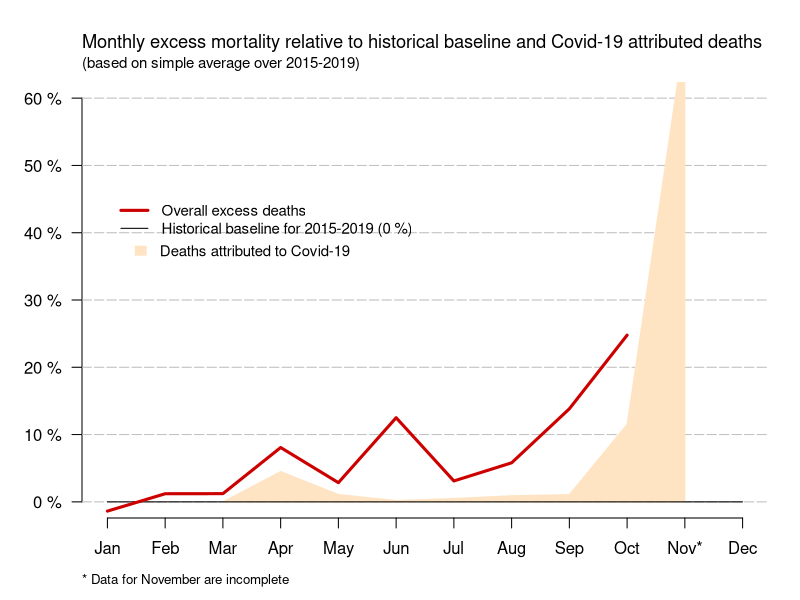

Generate this figure with R:
###############################################################################
# preliminaries
###############################################################################
library(readr)
library(tidyr)
library(dplyr)
library(lubridate) 

###############################################################################
#### import data ##############################################################
###############################################################################

# # uncomment to download
# # sledilnik = NIJZ daily death data from region table tb5
# download.file(paste0("https://raw.githubusercontent.com/",
#                      "sledilnik/data/master/csv/monthly_deaths_slovenia.csv"),
#               "data/monthly_deaths_slovenia.csv")
#
# # sledinlnik = gov data + NIJZ daily entry data
# download.file(paste0("https://raw.githubusercontent.com/",
#                      "sledilnik/data/master/csv/stats.csv"),
#               "data/stats.csv")

# import data
sledilnik <- read_csv("data/stats.csv")

surs <- read_csv("data/monthly_deaths_slovenia.csv")

###############################################################################
# clean and join data
sledilnik %>% 
  select(date, state.deceased.todate) %>% 
  mutate(covid.deaths = diff(c(0, state.deceased.todate))) %>% 
  mutate(month = as.numeric(format(date, "%m"))) %>%
  group_by(month) %>%
  summarise(covid.deaths = sum(covid.deaths)) -> covid

st <- as.Date("2020-02-01")
en <- as.Date("2020-11-01")
t <-days_in_month(seq(st, en, by = "1 month"))

# normalize to daily
covid %>% 
  dplyr::mutate(daily  = covid.deaths / t ) -> covid

st <- as.Date("1977-01-01")
en <- as.Date("2020-10-01")
t <-days_in_month(seq(st, en, by = "1 month"))

surs %>% 
  dplyr::mutate(month = as.numeric(month),
                daily  = deceased / t ) %>% 
  select(-deceased) %>% 
  spread(year, daily) %>% 
  select(month, `2015`:`2020`) %>% 
  mutate(mean = rowMeans(.[,2:6]))   -> df.5

# join and calculate perncent excess 
left_join(df.5, covid)  %>% 
  mutate(excess = (`2020` / mean - 1 ) * 100,
         covid = (daily / mean) * 100) -> df
  
  
###############################################################################
## plot 
###############################################################################
# inspiration: https://www.economist.com/graphic-detail/2020/07/15/tracking-covid-19-excess-deaths-across-countries
# https://github.com/TheEconomist/covid-19-excess-deaths-tracker

png(filename="figures/ecxcess-15-19-baseline.png", 800, 480)
par(mar = c(4, 4, 4, 1.5) + 0.1)
plot(df$month, df$excess, type = "n",
     xlab = "",
     ylab = "",
     ylim = c(0,60),
     axes = FALSE)

axis(1, at = 1:12, labels = c(month.abb[1:10], paste0(month.abb[11], "*"), month.abb[12] ))
axis(2, las = 2, at =  seq(0,60, by = 10),labels = paste0(seq(0,60, by = 10), " %"))
abline(h = seq(0,60, 10), col = "gray", lty = "93", )
polygon(c(3, 4:11, 11), c(0, df$covid[4:11], 0),
        col = "bisque1", border = "bisque1")
lines(c(1,12), c(0,0))
lines(df$month, df$excess,   lwd = 3, col = "red3")

mtext(side = 3, line = 1.5,  adj = 0, cex = 1.1,
      "Monthly excess mortality relative to historical baseline and Covid-19 attributed deaths")
mtext(side = 3, line = 0.5,  adj = 0, cex = 0.9,
      "(based on simple average over 2015-2019)")
mtext(side = 1, line = 2.5,  adj = 0, cex = 0.8,
      "* Data for November are incomplete")
legend(1, 46,
       legend=c("Overall excess deaths", 
       "Historical baseline for 2015-2019 (0 %)"),
       col=c("red3","black"),
       cex=0.9, bty = "n", lty = c(1, 1), lwd = c(3, 1))
legend(1.25, 40,
       legend=c( "Deaths attributed to Covid-19"),
       bty = "n", cex = 0.9, fill ="bisque1", border = "bisque1")

dev.off()

